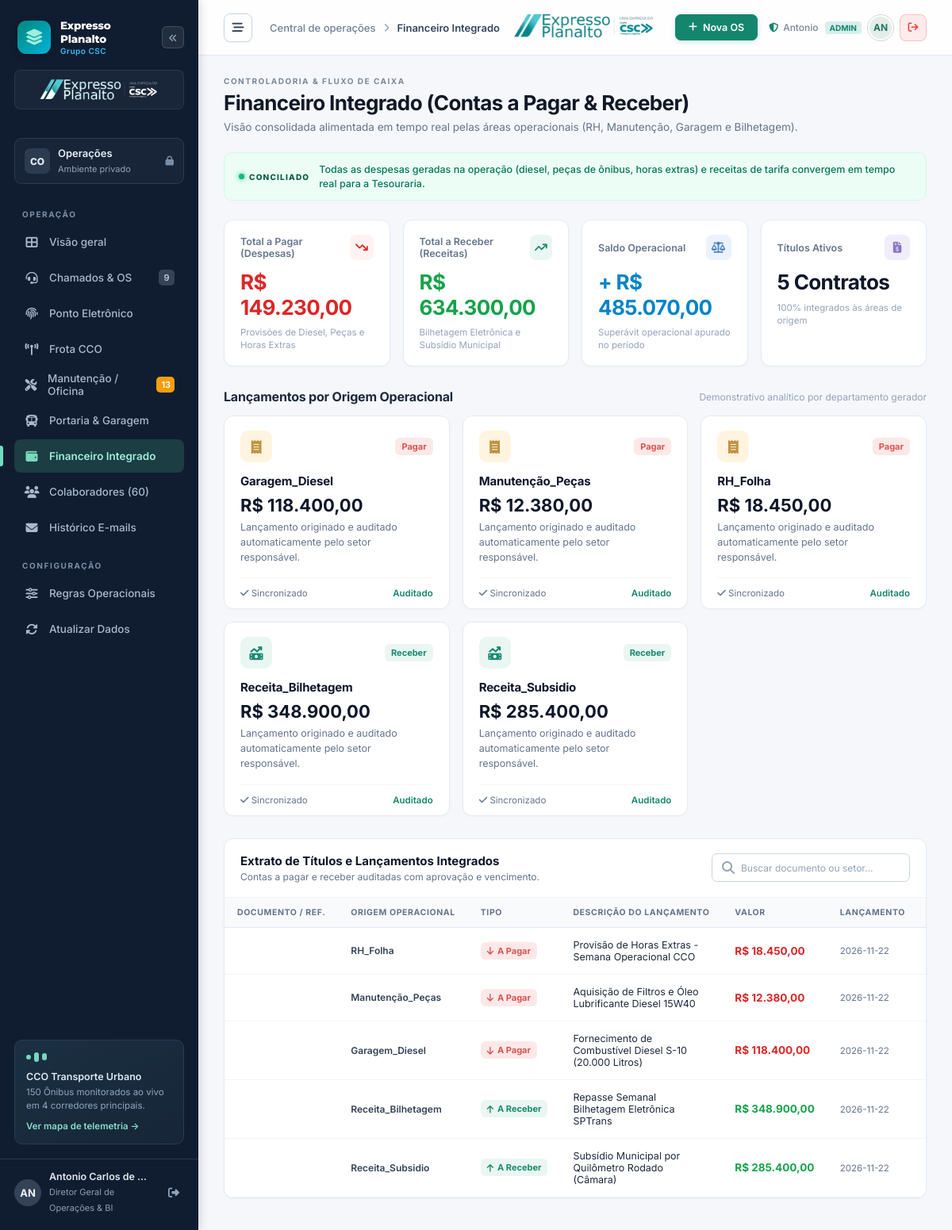
The page /financeiro (signed in) on the database its author committed.
### tables this page shows
CREATE TABLE financeiro_integracao (
        id INTEGER PRIMARY KEY AUTOINCREMENT,
        origem_area TEXT NOT NULL, -- RH_Folha, Manutenção_Peças, Garagem_Diesel, Receita_Bilhetagem, Receita_Subsidio
        tipo TEXT NOT NULL,        -- Pagar, Receber
        descricao TEXT NOT NULL,
        referencia_documento TEXT,
        valor REAL NOT NULL,
        data_lancamento DATE NOT NULL,
        data_vencimento DATE NOT NULL,
        status TEXT NOT NULL DEFAULT 'Pendente', -- Pendente, Aprovado, Pago, Recebido
        responsavel_aprovacao TEXT
    );

### app.py (the view)
@app.route("/financeiro")
def financeiro_view():
    conn = get_db()
    cursor = conn.cursor()
    cursor.execute("SELECT * FROM financeiro_integracao ORDER BY data_vencimento ASC")
    lancamentos = cursor.fetchall()
    cursor.execute("""
    SELECT origem_area, tipo, SUM(valor) as total
    FROM financeiro_integracao
    GROUP BY origem_area, tipo
    """)
    totais_por_origem = cursor.fetchall()
    conn.close()
    return render_template("financeiro.html", lancamentos=lancamentos, totais=totais_por_origem)

### app.py (called while the page is built, shortened)
@app.before_request
def require_login():
    public_endpoints = ["static", "login_view", "login_post", "manifest", "service_worker"]
    if request.endpoint in public_endpoints:
        return None
    if not session.get("user_id"):
        if request.path.startswith("/api/"):
            return jsonify({"success": False, "error": "Sessão expirada. Faça login."}), 401
        return redirect(url_for("login_view", next=request.path))

@app.template_filter("moeda")
def moeda_filter(val):
    try:
        return f"{float(val or 0.0):,.2f}".replace(",", "X").replace(".", ",").replace("X", ".")
    except Exception:
        return "0,00"

def get_db():
    conn = sqlite3.connect(DB_PATH)
    conn.row_factory = sqlite3.Row
    return conn

### templates/financeiro.html (shortened to what this page needs)
{% extends "base.html" %}
{% block page_breadcrumb %}Financeiro Integrado{% endblock %}
{% block content %}
<div class="page-heading">
  <div>
    <div class="eyebrow">CONTROLADORIA & FLUXO DE CAIXA</div>
    <h1>Financeiro Integrado (Contas a Pagar & Receber)</h1>
    <p>Visão consolidada alimentada em tempo real pelas áreas operacionais (RH, Manutenção, Garagem e Bilhetagem).</p>
  </div>
</div>
<div class="demo-banner">
  <span class="demo-label"><span></span> CONCILIADO</span>
  <p>Todas as despesas geradas na operação (diesel, peças de ônibus, horas extras) e receitas de tarifa convergem em tempo real para a Tesouraria.</p>
</div>
<div class="metrics">
  <article class="metric">
    <div class="metric-top">
      <span>Total a Pagar (Despesas)</span>
      <span class="metric-icon" style="background: #fef2f2; color: #dc2626;"><i class="fa-solid fa-arrow-trend-down"></i></span>
    </div>
    <strong style="color: #dc2626;">R$ 149.230,00</strong>
    <p>Provisões de Diesel, Peças e Horas Extras</p>
  </article>
  <article class="metric">
    <div class="metric-top">
      <span>Total a Receber (Receitas)</span>
      <span class="metric-icon emerald"><i class="fa-solid fa-arrow-trend-up"></i></span>
    </div>
    <strong style="color: #16a34a;">R$ 634.300,00</strong>
    <p>Bilhetagem Eletrônica e Subsídio Municipal</p>
  </article>
  <article class="metric">
    <div class="metric-top">
      <span>Saldo Operacional</span>
      <span class="metric-icon blue"><i class="fa-solid fa-scale-balanced"></i></span>
    </div>
    <strong style="color: #0284c7;">+ R$ 485.070,00</strong>
    <p>Superávit operacional apurado no período</p>
  </article>
  <article class="metric">
    <div class="metric-top">
      <span>Títulos Ativos</span>
      <span class="metric-icon violet"><i class="fa-solid fa-file-invoice-dollar"></i></span>
    </div>
    <strong>{{ lancamentos|length }} Contratos</strong>
    <p>100% integrados às áreas de origem</p>
  </article>
</div>
<div class="section-heading">
  <h2>Lançamentos por Origem Operacional</h2>
  <span>Demonstrativo analítico por departamento gerador</span>
</div>
<div class="routine-grid" style="grid-template-columns: repeat(auto-fit, minmax(280px, 1fr));">
  {% for t in totais %}
  <div class="routine-card">
    <div class="routine-card-top">
      <span class="type-icon {% if t.tipo == 'Pagar' %}amber{% else %}emerald{% endif %}">
        {% if t.tipo == 'Pagar' %}
          <i class="fa-solid fa-receipt"></i>
        {% else %}
          <i class="fa-solid fa-money-bill-trend-up"></i>
        {% endif %}
      </span>
      <span class="status-badge {% if t.tipo == 'Pagar' %}critical{% else %}closed{% endif %}" style="font-weight: 700;">
        {{ t.tipo }}
      </span>
    </div>
    <h3>{{ t.origem_area }}</h3>
    <strong style="font-size: 22px; color: #0f172a; margin-top: 8px; display: block;">
      R$ {{ t.total|moeda }}
    </strong>
    <p>Lançamento originado e auditado automaticamente pelo setor responsável.</p>
    <div class="routine-card-footer">
      <span style="font-size: 11.5px; color: #64748b;"><i class="fa-solid fa-check"></i> Sincronizado</span>
      <span style="font-size: 11.5px; color: var(--primary); font-weight: 600;">Auditado</span>
    </div>
  </div>
  {% endfor %}
</div>
<div class="panel">
  <div class="panel-heading">
    <div>
      <h2>Extrato de Títulos e Lançamentos Integrados</h2>
      <p>Contas a pagar e receber auditadas com aprovação e vencimento.</p>
    </div>
    <div class="search-field" style="max-width: 250px;">
      <i class="fa-solid fa-magnifying-glass"></i>
      <input type="text" id="buscaFinanceiro" placeholder="Buscar documento ou setor..." onkeyup="filtrarFinanceiro()">
    </div>
  </div>
  <div class="table-scroll">
    <table class="jobs-table" id="tabelaFinanceiro">
      <thead>
        <tr>
          <th>DOCUMENTO / REF.</th>
          <th>ORIGEM OPERACIONAL</th>
          <th>TIPO</th>
          <th>DESCRIÇÃO DO LANÇAMENTO</th>
          <th>VALOR</th>
          <th>LANÇAMENTO</th>
          <th>VENCIMENTO</th>
        </tr>
      </thead>
      <tbody>
        {% for l in lancamentos %}
        <tr>
          <td>
          </td>
          <td>
            <span style="font-weight: 600; font-size: 12px; color: #334155;">{{ l.origem_area }}</span>
          </td>
          <td>
            {% if l.tipo == 'Pagar' %}
              <span class="status-badge critical" style="font-weight: 700;">
                <i class="fa-solid fa-arrow-down"></i> A Pagar
              </span>
            {% else %}
              <span class="status-badge closed" style="font-weight: 700;">
                <i class="fa-solid fa-arrow-up"></i> A Receber
              </span>
            {% endif %}
          </td>
          <td>
            <span style="font-size: 12.5px; color: #1e293b; max-width: 280px; display: block; white-space: normal;">
              {{ l.descricao }}
            </span>
          </td>
          <td>
            <strong style="font-size: 13.5px; {% if l.tipo == 'Pagar' %}color: #dc2626;{% else %}color: #16a34a;{% endif %}">
              R$ {{ l.valor|moeda }}
            </strong>
          </td>
          <td>
            <span style="font-size: 11.5px; color: #64748b;">{{ l.data_lancamento }}</span>
          </td>
          <td>
          </td>
        </tr>
        {% endfor %}
      </tbody>
    </table>
  </div>
</div>
{% endblock %}

### rows shown on the page
financeiro_integracao: tipo "Pagar", origem_area "Garagem_Diesel", total|moeda "118.400,00", shows "A Pagar", descricao "Fornecimento de Combustível Diesel S-10 (20.000 Litros)", valor|moeda "118.400,00", data_lancamento "2026-11-22"
financeiro_integracao: tipo "Pagar", origem_area "Manutenção_Peças", total|moeda "12.380,00", shows "A Pagar", descricao "Aquisição de Filtros e Óleo Lubrificante Diesel 15W40", valor|moeda "12.380,00", data_lancamento "2026-11-22"
financeiro_integracao: tipo "Pagar", origem_area "RH_Folha", total|moeda "18.450,00", shows "A Pagar", descricao "Provisão de Horas Extras - Semana Operacional CCO", valor|moeda "18.450,00", data_lancamento "2026-11-22"
financeiro_integracao: tipo "Receber", origem_area "Receita_Bilhetagem", total|moeda "348.900,00", shows "A Receber", descricao "Repasse Semanal Bilhetagem Eletrônica SPTrans", valor|moeda "348.900,00", data_lancamento "2026-11-22"
financeiro_integracao: tipo "Receber", origem_area "Receita_Subsidio", total|moeda "285.400,00", shows "A Receber", descricao "Subsídio Municipal por Quilômetro Rodado (Câmara)", valor|moeda "285.400,00", data_lancamento "2026-11-22"

### other values the page prints
{{ chamados_abertos|default(9) }} "9"
{{ carros_manutencao_count|default(13) }} "13"
{{ current_user.nome[:2].upper() if current_user.nome else 'US' }} "AN"
{{ current_user.nome }} "Antonio Carlos de…"
{{ current_user.cargo }} "Diretor Geral de Operações & BI"
{{ lancamentos|length }} "5"
